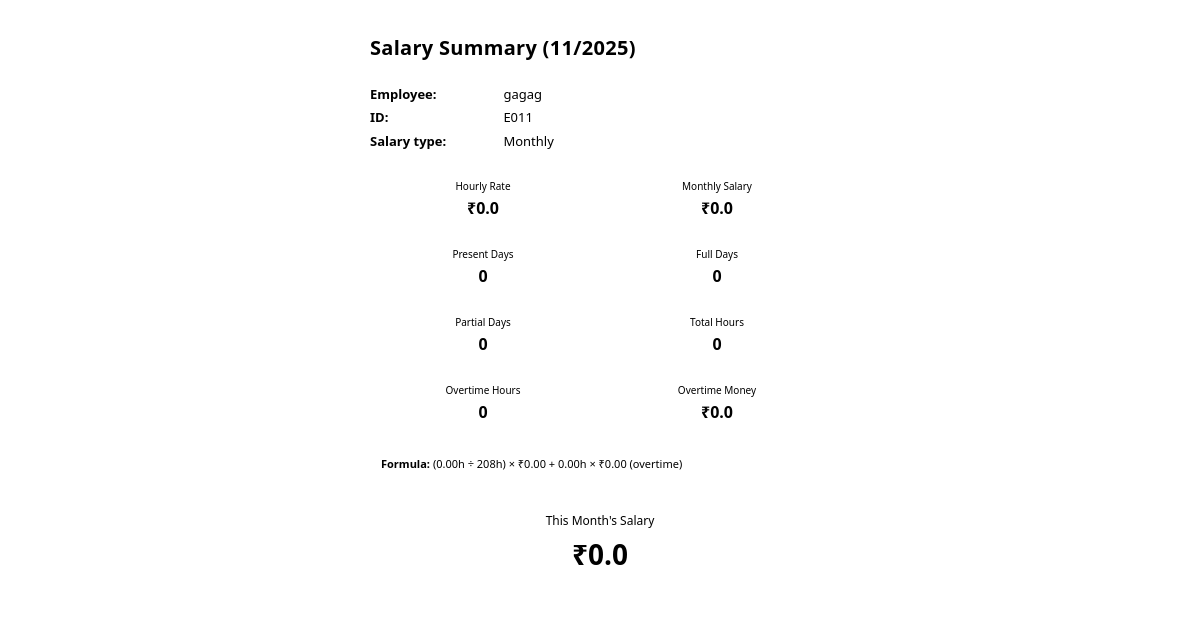
The page /my-salary/?E_id=E011 on the database as committed earlier.
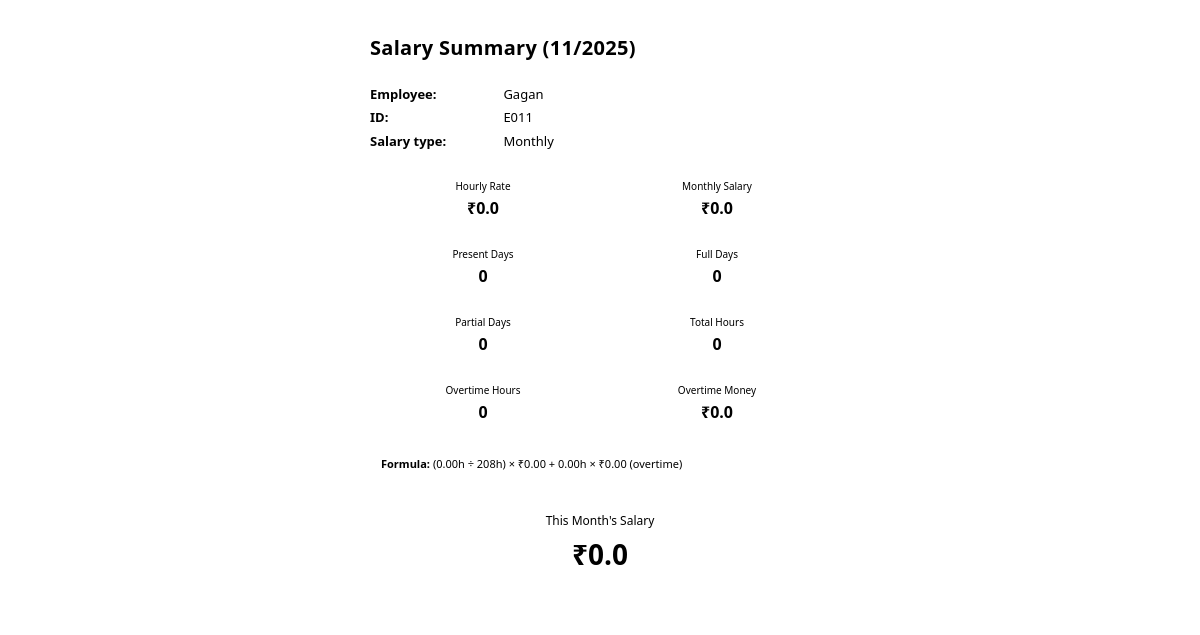
The same page on the database as committed later.
### locationapp/models.py (models this page shows, shortened)
class Employee(models.Model):
    user = models.OneToOneField(User, on_delete=models.CASCADE, null=True, blank=True)
    E_id = models.CharField(max_length=10, unique=True)
    E_name = models.CharField(max_length=100)
    latitude = models.FloatField(null=True, blank=True)
    longitude = models.FloatField(null=True, blank=True)
    SALARY_TYPE_CHOICES = [
        ('monthly', 'Monthly Fixed (Days-based)'),
        ('hourly', 'Hourly Rate (Hours-based)'),
    ]
    salary_type = models.CharField(
        max_length=10,
        choices=SALARY_TYPE_CHOICES,
        default='monthly',
        help_text="Select salary calculation method"
    )
    monthly_salary = models.DecimalField(
        max_digits=10,
        decimal_places=2,
        default=0.0,
        help_text="Fixed monthly salary (for 26 working days)"
    )
    hourly_rate = models.DecimalField(
        max_digits=10,
        decimal_places=2,
        default=0.0,
        help_text="Hourly rate in ₹"
    )
    standard_hours_per_day = models.IntegerField(
        default=8,
        help_text="Standard working hours per day (8 hours = 1 full day)"
    )
    overtime_rate_multiplier = models.DecimalField(
        max_digits=4,
        decimal_places=2,
        default=1.5,
        help_text="Overtime rate multiplier (1.5 = 150% of hourly rate)"
    )
    salary = models.DecimalField(max_digits=10, decimal_places=2, default=0.0)
    is_manager = models.BooleanField(default=False)
    is_checked_in = models.BooleanField(default=False)
    last_location_update = models.DateTimeField(null=True, blank=True)
    class Meta:
        permissions = [
            ('can_view_attendance', 'Can view attendance records'),
            ('can_edit_salary', 'Can edit employee salary'),
            ('can_add_employee', 'Can add new employees'),
            ('can_delete_employee', 'Can delete employees'),
            ('can_view_reports', 'Can view reports'),
            ('can_manipulate_salary', 'Can manipulate calculated salary'),
        ]

### locationapp/views.py (the view)
# urls.py: path("my-salary/", views.employee_salary_summary, name="employee_salary_summary"),
def employee_salary_summary(request):
    E_id = request.GET.get("E_id")
    if not E_id:
        return render(request, "employee_salary_dashboard.html", {"error": "No Employee ID provided."})
    try:
        emp = Employee.objects.get(E_id=E_id)
    except Employee.DoesNotExist:
        return render(request, "employee_salary_dashboard.html", {"error": "Invalid Employee ID."})
    today = date.today()
    month = today.month
    year = today.year
    attendances = Attendance.objects.filter(
        employee=emp, date__year=year, date__month=month, status="Present"
    )
    standard_hours = emp.standard_hours_per_day
    monthly_salary = float(emp.monthly_salary)
    hourly_rate = float(emp.hourly_rate)
    total_hours = sum(a.hours_worked() for a in attendances)
    full_days = sum(1 for a in attendances if a.hours_worked() >= standard_hours)
    partial_days = attendances.count() - full_days
    if emp.salary_type == 'monthly':
        daily_rate = monthly_salary / 26
        base_hours = sum(min(a.hours_worked(), standard_hours) for a in attendances)
        salary_for_days = (base_hours / (standard_hours * 26)) * monthly_salary
        overtime_hours = sum(max(a.hours_worked() - standard_hours, 0) for a in attendances)
        overtime_money = overtime_hours * hourly_rate * 1.5  # 1.5x multiplier
        salary_formula = (
            f"({base_hours:.2f}h ÷ {standard_hours*26}h) × ₹{monthly_salary:.2f}"
            f" + {overtime_hours:.2f}h × ₹{hourly_rate*1.5:.2f} (overtime)"
        )
        this_month_income = salary_for_days + overtime_money
    else:
        salary_for_days = total_hours * hourly_rate
        overtime_hours = 0
        overtime_money = 0
        salary_formula = f"{total_hours:.2f}h × ₹{hourly_rate:.2f}/hour"
        this_month_income = salary_for_days
    context = {
        "emp": emp,
        "month": month,
        "year": year,
        "salary_type": emp.salary_type,
        "full_days": full_days,
        "partial_days": partial_days,
        "total_days_present": attendances.count(),
        "total_hours": round(total_hours, 2),
        "salary_for_days": round(salary_for_days, 2),
        "overtime_hours": round(overtime_hours, 2),
        "overtime_money": round(overtime_money, 2),
        "hourly_rate": hourly_rate,
        "monthly_salary": monthly_salary,
        "salary_formula": salary_formula,
        "this_month_income": round(this_month_income, 2),
    }
    return render(request, "employee_salary_dashboard.html", context)

### locationapp/templates/employee_salary_dashboard.html (shortened to what this page needs)
<!DOCTYPE html>
<html lang="en">
<head>
</head>
<body>
    <div class="salary-dashboard">
        <h2>Salary Summary ({{ month }}/{{ year }})</h2>
        {% if error %}
          <div class="error">{{ error }}</div>
        {% else %}
        <div class="summary">
            <span><strong>Employee:</strong></span> {{ emp.E_name }}<br>
            <span><strong>ID:</strong></span> {{ emp.E_id }}<br>
            <span><strong>Salary type:</strong></span> {{ salary_type|title }}<br>
        </div>
        <div class="kpi-grid">
            <div class="kpi">
                <div class="label">Hourly Rate</div>
                <div class="value">₹{{ hourly_rate }}</div>
            </div>
            <div class="kpi">
                <div class="label">Monthly Salary</div>
                <div class="value">₹{{ monthly_salary }}</div>
            </div>
            <div class="kpi">
                <div class="label">Present Days</div>
                <div class="value">{{ total_days_present }}</div>
            </div>
            <div class="kpi">
                <div class="label">Full Days</div>
                <div class="value">{{ full_days }}</div>
            </div>
            <div class="kpi">
                <div class="label">Partial Days</div>
                <div class="value">{{ partial_days }}</div>
            </div>
            <div class="kpi">
                <div class="label">Total Hours</div>
                <div class="value">{{ total_hours }}</div>
            </div>
            <div class="kpi">
                <div class="label">Overtime Hours</div>
                <div class="value">{{ overtime_hours }}</div>
            </div>
            <div class="kpi">
                <div class="label">Overtime Money</div>
                <div class="value">₹{{ overtime_money }}</div>
            </div>
        </div>
        <div class="formula">
            <strong>Formula:</strong> {{ salary_formula }}
        </div>
        <div class="salary-box">
            <div class="label">This Month's Salary</div>
            <div class="amount">₹{{ this_month_income }}</div>
        </div>
        {% endif %}
    </div>
</body>
</html>

Rows that differ between the two databases and show on the page:
changed Employee "Monthly": E_name "gagag" → "Gagan"
